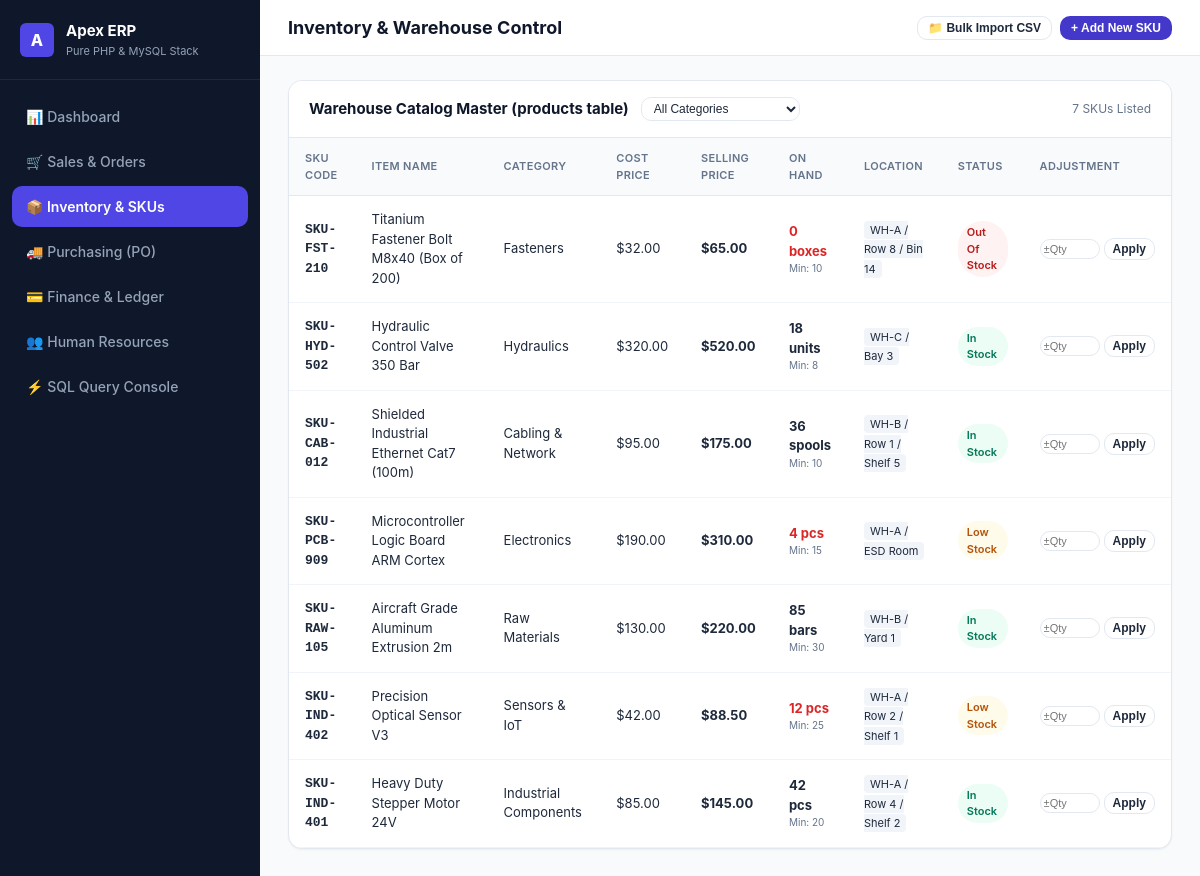
The page /inventory.php on the database its author committed.
### tables this page shows
CREATE TABLE IF NOT EXISTS `products` (
  `id` INT AUTO_INCREMENT PRIMARY KEY,
  `sku` VARCHAR(50) NOT NULL UNIQUE,
  `name` VARCHAR(200) NOT NULL,
  `category` VARCHAR(100) NOT NULL,
  `unit` VARCHAR(20) DEFAULT 'pcs',
  `cost_price` DECIMAL(12,2) NOT NULL DEFAULT 0.00,
  `unit_price` DECIMAL(12,2) NOT NULL DEFAULT 0.00,
  `stock_quantity` INT NOT NULL DEFAULT 0,
  `reorder_level` INT NOT NULL DEFAULT 10,
  `warehouse_location` VARCHAR(100) DEFAULT 'WH-A',
  `created_at` TIMESTAMP DEFAULT CURRENT_TIMESTAMP
);

### config.php (called while the page is built, shortened)
<?php
function e(?string $string): string {
    return htmlspecialchars($string ?? '', ENT_QUOTES, 'UTF-8');
}
function money(float $amount): string {
    return '$' . number_format($amount, 2);
}

### inventory.php (the view, shortened to what this page needs)
<?php
require_once __DIR__ . '/config.php';
$pdo = getDbConnection();
$sql = "SELECT * FROM products";
$params = [];
$sql .= " ORDER BY id DESC";
$stmt = $pdo->prepare($sql);
$stmt->execute($params);
$products = $stmt->fetchAll();
?>
<!DOCTYPE html>
<html lang="en">
<head>
    <link rel="stylesheet" href="style.css">
</head>
<body>
<div class="app-container">
    <aside class="sidebar">
        <div class="sidebar-header">
            <div class="brand-badge">A</div>
            <div>
                <div class="brand-title">Apex ERP</div>
                <div class="brand-sub">Pure PHP & MySQL Stack</div>
            </div>
        </div>
        <ul class="nav-menu">
            <li><a href="index.php" class="nav-link"><span>📊 Dashboard</span></a></li>
            <li><a href="sales.php" class="nav-link"><span>🛒 Sales & Orders</span></a></li>
            <li><a href="inventory.php" class="nav-link active"><span>📦 Inventory & SKUs</span></a></li>
            <li><a href="purchases.php" class="nav-link"><span>🚚 Purchasing (PO)</span></a></li>
            <li><a href="finance.php" class="nav-link"><span>💳 Finance & Ledger</span></a></li>
            <li><a href="hr.php" class="nav-link"><span>👥 Human Resources</span></a></li>
            <li><a href="sql_runner.php" class="nav-link"><span>⚡ SQL Query Console</span></a></li>
        </ul>
    </aside>
    <div class="main-wrapper">
        <header class="topbar">
            <h1 class="page-title">Inventory & Warehouse Control</h1>
            <div class="topbar-actions" style="display:flex; gap:8px;">
                <button onclick="document.getElementById('bulkImportModal').style.display='flex'" class="btn btn-secondary btn-sm">📁 Bulk Import CSV</button>
                <button onclick="document.getElementById('addSkuModal').style.display='flex'" class="btn btn-primary btn-sm">+ Add New SKU</button>
            </div>
        </header>
        <main class="content-body">
            <div class="card">
                <div class="card-header">
                    <div style="display:flex; align-items:center; gap:12px;">
                        <h2 class="card-title">Warehouse Catalog Master (products table)</h2>
                        <form method="GET" style="display:inline-block;">
                            <select name="category" onchange="this.form.submit()" class="form-control" style="width:auto; font-size:12px; padding:3px 8px;">
                                <option value="">All Categories</option>
                            </select>
                        </form>
                    </div>
                    <span style="font-size:12px; color:#64748b;"><?= count($products) ?> SKUs Listed</span>
                </div>
                <div class="table-responsive">
                    <table class="data-table">
                        <thead>
                            <tr>
                                <th>SKU Code</th>
                                <th>Item Name</th>
                                <th>Category</th>
                                <th>Cost Price</th>
                                <th>Selling Price</th>
                                <th>On Hand</th>
                                <th>Location</th>
                                <th>Status</th>
                                <th>Adjustment</th>
                            </tr>
                        </thead>
                        <tbody>
                            <?php foreach ($products as $p):
                                $isLow = $p['stock_quantity'] <= $p['reorder_level'];
                            ?>
                            <tr>
                                <td style="font-family:monospace; font-weight:bold;"><?= e($p['sku']) ?></td>
                                <td><?= e($p['name']) ?></td>
                                <td><?= e($p['category']) ?></td>
                                <td><?= money((float)$p['cost_price']) ?></td>
                                <td><strong><?= money((float)$p['unit_price']) ?></strong></td>
                                <td>
                                    <strong style="color: <?= $isLow ? '#dc2626' : '#1e293b' ?>;">
                                        <?= (int)$p['stock_quantity'] ?> <?= e($p['unit']) ?>
                                    </strong>
                                    <div style="font-size:10px; color:#64748b;">Min: <?= (int)$p['reorder_level'] ?></div>
                                </td>
                                <td><span style="font-size:11px; background:#f1f5f9; padding:2px 6px; border-radius:4px;"><?= e($p['warehouse_location']) ?></span></td>
                                <td>
                                    <?php if ($p['stock_quantity'] == 0): ?>
                                        <span class="badge badge-danger">Out of Stock</span>
                                    <?php elseif ($isLow): ?>
                                        <span class="badge badge-warning">Low Stock</span>
                                    <?php else: ?>
                                        <span class="badge badge-success">In Stock</span>
                                    <?php endif; ?>
                                </td>
                                <td>
                                    <form method="POST" style="display:flex; gap:4px; align-items:center;">
                                        <input type="number" name="adjustment_qty" placeholder="±Qty" class="form-control" style="width:60px; padding:3px; font-size:11px;" required>
                                        <button type="submit" class="btn btn-secondary btn-sm" style="padding:3px 8px;">Apply</button>
                                    </form>
                                </td>
                            </tr>
                            <?php endforeach; ?>
                        </tbody>
                    </table>
                </div>
            </div>
        </main>
    </div>
</div>
</body>
</html>

### style.css (style rules this page uses)
:root { --primary: #4338ca; --primary-hover: #3730a3; --primary-light: #eef2ff; --secondary: #0f172a; --bg-main: #f8fafc; --surface: #ffffff; --border: #e2e8f0; --border-light: #f1f5f9; --text-main: #1e293b; --text-muted: #64748b; --success: #10b981; --success-bg: #ecfdf5; --warning: #f59e0b; --warning-bg: #fffbeb; --danger: #ef4444; --danger-bg: #fef2f2; --radius-sm: 6px; --radius-md: 10px; --radius-lg: 14px; --shadow-sm: 0 1px 2px 0 rgba(0, 0, 0, 0.05); --shadow-md: 0 4px 6px -1px rgba(0, 0, 0, 0.07), 0 2px 4px -2px rgba(0, 0, 0, 0.05); --shadow-lg: 0 10px 15px -3px rgba(0, 0, 0, 0.08); }
* { box-sizing: border-box; margin: 0; padding: 0; }
body { font-family: -apple-system, BlinkMacSystemFont, "Segoe UI", Roboto, Oxygen, Ubuntu, Cantarell, "Helvetica Neue", sans-serif; background-color: var(--bg-main); color: var(--text-main); line-height: 1.5; font-size: 14px; }
.app-container { display: flex; min-height: 100vh; }
.sidebar { width: 260px; background-color: #0f172a; color: #f8fafc; display: flex; flex-direction: column; flex-shrink: 0; }
.sidebar-header { padding: 20px; border-bottom: 1px solid #1e293b; display: flex; align-items: center; gap: 12px; }
.brand-badge { background: #4f46e5; color: white; width: 34px; height: 34px; border-radius: var(--radius-sm); display: flex; align-items: center; justify-content: center; font-weight: 800; font-size: 16px; }
.brand-title { font-size: 15px; font-weight: 700; color: white; }
.brand-sub { font-size: 11px; color: #94a3b8; }
.nav-menu { list-style: none; padding: 16px 12px; display: flex; flex-direction: column; gap: 4px; flex: 1; }
.nav-link { display: flex; align-items: center; justify-content: space-between; padding: 10px 14px; color: #94a3b8; text-decoration: none; font-weight: 500; border-radius: var(--radius-md); transition: all 0.15s ease; }
.nav-link.active { background-color: #4f46e5; color: white; font-weight: 600; }
.main-wrapper { flex: 1; display: flex; flex-direction: column; min-width: 0; overflow-x: hidden; }
.topbar { background: var(--surface); border-bottom: 1px solid var(--border); padding: 14px 28px; display: flex; align-items: center; justify-content: space-between; position: sticky; top: 0; z-index: 20; }
.page-title { font-size: 18px; font-weight: 700; color: var(--secondary); }
.topbar-actions { display: flex; align-items: center; gap: 12px; }
.content-body { padding: 24px 28px; max-width: 1400px; width: 100%; }
.card { background: var(--surface); border: 1px solid var(--border); border-radius: var(--radius-lg); box-shadow: var(--shadow-sm); margin-bottom: 24px; overflow: hidden; }
.card-header { padding: 16px 20px; border-bottom: 1px solid var(--border); display: flex; align-items: center; justify-content: space-between; background: #ffffff; }
.card-title { font-size: 15px; font-weight: 700; color: var(--secondary); }
.table-responsive { width: 100%; overflow-x: auto; }
.data-table { width: 100%; border-collapse: collapse; text-align: left; font-size: 13px; }
.data-table th { background: #f8fafc; padding: 12px 16px; font-weight: 600; color: var(--text-muted); border-bottom: 1px solid var(--border); text-transform: uppercase; font-size: 11px; letter-spacing: 0.03em; }
.data-table td { padding: 14px 16px; border-bottom: 1px solid var(--border-light); color: var(--text-main); vertical-align: middle; }
.badge { display: inline-block; padding: 3px 9px; border-radius: 999px; font-size: 11px; font-weight: 600; text-transform: capitalize; }
.badge-success { background: var(--success-bg); color: #047857; }
.badge-warning { background: var(--warning-bg); color: #b45309; }
.badge-danger { background: var(--danger-bg); color: #b91c1c; }
.btn { display: inline-flex; align-items: center; justify-content: center; gap: 6px; padding: 8px 16px; font-size: 13px; font-weight: 600; border-radius: var(--radius-md); border: 1px solid transparent; cursor: pointer; text-decoration: none; transition: all 0.15s ease; }
.btn-primary { background: var(--primary); color: white; }
.btn-secondary { background: var(--surface); border-color: var(--border); color: var(--text-main); }
.btn-sm { padding: 4px 10px; font-size: 12px; }
.form-control { width: 100%; padding: 8px 12px; font-size: 13px; border: 1px solid var(--border); border-radius: var(--radius-md); background: #fff; color: var(--text-main); }

### rows shown on the page
products: sku "SKU-FST-210", name "Titanium Fastener Bolt M8x40 (Box of 200)", category "Fasteners", cost_price "$32.00", unit_price "$65.00", stock_quantity "0", unit "boxes", reorder_level "10", warehouse_location "WH-A / Row 8 / Bin 14", shows "Out Of Stock"
products: sku "SKU-HYD-502", name "Hydraulic Control Valve 350 Bar", category "Hydraulics", cost_price "$320.00", unit_price "$520.00", stock_quantity "18", unit "units", reorder_level "8", warehouse_location "WH-C / Bay 3", shows "In Stock"
products: sku "SKU-CAB-012", name "Shielded Industrial Ethernet Cat7 (100m)", category "Cabling & Network", cost_price "$95.00", unit_price "$175.00", stock_quantity "36", unit "spools", reorder_level "10", warehouse_location "WH-B / Row 1 / Shelf 5", shows "In Stock"
products: sku "SKU-PCB-909", name "Microcontroller Logic Board ARM Cortex", category "Electronics", cost_price "$190.00", unit_price "$310.00", stock_quantity "4", unit "pcs", reorder_level "15", warehouse_location "WH-A / ESD Room", shows "Low Stock"
products: sku "SKU-RAW-105", name "Aircraft Grade Aluminum Extrusion 2m", category "Raw Materials", cost_price "$130.00", unit_price "$220.00", stock_quantity "85", unit "bars", reorder_level "30", warehouse_location "WH-B / Yard 1", shows "In Stock"
products: sku "SKU-IND-402", name "Precision Optical Sensor V3", category "Sensors & IoT", cost_price "$42.00", unit_price "$88.50", stock_quantity "12", unit "pcs", reorder_level "25", warehouse_location "WH-A / Row 2 / Shelf 1", shows "Low Stock"
products: sku "SKU-IND-401", name "Heavy Duty Stepper Motor 24V", category "Industrial Components", cost_price "$85.00", unit_price "$145.00", stock_quantity "42", unit "pcs", reorder_level "20", warehouse_location "WH-A / Row 4 / Shelf 2", shows "In Stock"

### other values the page prints
count($products) "7"
